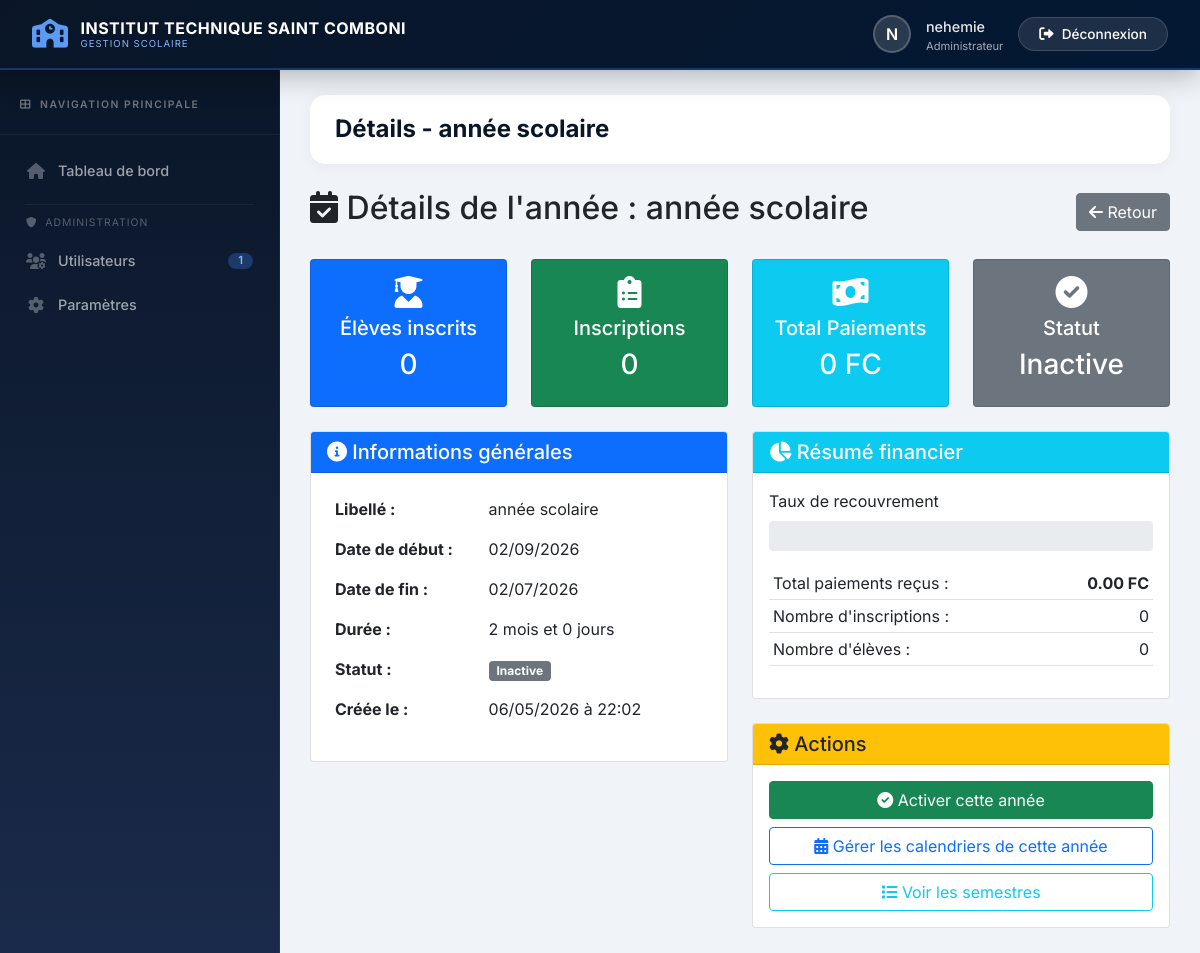
The app's page /gestion/annee_details.php?id=2 (signed in) with its own data.
### tables this page shows
CREATE TABLE `annees_academiques` (
  `id` int(11) NOT NULL,
  `libelle` varchar(20) NOT NULL,
  `date_debut` date NOT NULL,
  `date_fin` date NOT NULL,
  `actif` tinyint(1) DEFAULT 0,
  `created_at` timestamp NOT NULL DEFAULT current_timestamp()
);

### controllers/GestionController.php (called while the page is built, shortened)
<?php
require_once __DIR__ . '/../config/database.php';
require_once __DIR__ . '/../models/AnneeAcademique.php';
class GestionController extends Controller {
    private $anneeModel;
    public function __construct() {
        $this->anneeModel = new AnneeAcademique();
    }
    public function detailsAnnee($id) {
        $annee = $this->anneeModel->getWithStats($id);
        $this->render('gestion/annee_details', ['annee' => $annee]);
    }
}

### gestion/annee_details.php (called while the page is built, shortened)
<?php
require_once __DIR__ . '/../controllers/GestionController.php';
$controller = new GestionController();
$controller->detailsAnnee($_GET['id'] ?? 0);

### config/database.php (called while the page is built, shortened)
<?php
class Database {
    private static $instance = null;
    private $conn;
    private function __construct() {
        try {
            $dsn = 'mysql:host='.DB_HOST.';dbname='.DB_NAME.';charset=utf8mb4';
            $this->conn = new PDO($dsn, DB_USER, DB_PASS, [
                PDO::ATTR_ERRMODE => PDO::ERRMODE_EXCEPTION,
                PDO::ATTR_DEFAULT_FETCH_MODE => PDO::FETCH_ASSOC
            ]);
        } catch (PDOException $e) {
            die('Erreur de connexion : ' . $e->getMessage());
        }
    }
    public static function getInstance() {
        if (self::$instance === null) {
            self::$instance = new Database();
        }
        return self::$instance;
    }
    public function getConnection() {
        return $this->conn;
    }
}

### models/Model.php (called while the page is built, shortened)
<?php
require_once __DIR__ . '/../config/database.php';
class Model {
    public function __construct() {
        $this->db = Database::getInstance()->getConnection();
    }
}

### models/AnneeAcademique.php (called while the page is built, shortened)
<?php
require_once __DIR__ . '/Model.php';
class AnneeAcademique extends Model {
    public function getWithStats($id) {
        $sql = "SELECT aa.*,
                       COUNT(DISTINCT i.id) as nombre_inscriptions,
                       COUNT(DISTINCT e.id) as nombre_eleves,
                       COALESCE(SUM(p.montant_paye), 0) as total_paiements
                FROM annees_academiques aa
                LEFT JOIN inscriptions i ON aa.id = i.annee_id
                LEFT JOIN eleves e ON i.eleve_id = e.id
                LEFT JOIN paiements p ON i.id = p.inscription_id AND p.statut = 'valide'
                WHERE aa.id = :id
                GROUP BY aa.id";
        $stmt = $this->db->prepare($sql);
        $stmt->execute(['id' => $id]);
        return $stmt->fetch();
    }
}

### config/permissions.php (called while the page is built, shortened)
<?php
function isAdmin() {
    return isset($_SESSION['user_role']) && $_SESSION['user_role'] === 'admin';
}

### views/gestion/annee_details.php (the view, shortened to what this page needs)
<?php
$pageTitle = "Détails - " . ($annee['libelle'] ?? 'Année Académique');
?>
<div class="d-flex justify-content-between align-items-center mb-4">
    <h2><i class="fas fa-calendar-check"></i> Détails de l'année : <?php echo $annee['libelle'] ?? ''; ?></h2>
    <a href="<?php echo SITE_URL; ?>/gestion/annees.php" class="btn btn-secondary">
        <i class="fas fa-arrow-left"></i> Retour
    </a>
</div>
<?php if (!$annee): ?>
    <div class="alert alert-danger">
        <i class="fas fa-exclamation-triangle"></i> Année académique non trouvée.
    </div>
<?php else: ?>
<div class="row mb-4">
    <div class="col-md-3">
        <div class="card bg-primary text-white">
            <div class="card-body text-center">
                <i class="fas fa-user-graduate fa-2x mb-2"></i>
                <h5>Élèves inscrits</h5>
                <h3><?php echo $annee['nombre_eleves'] ?? 0; ?></h3>
            </div>
        </div>
    </div>
    <div class="col-md-3">
        <div class="card bg-success text-white">
            <div class="card-body text-center">
                <i class="fas fa-clipboard-list fa-2x mb-2"></i>
                <h5>Inscriptions</h5>
                <h3><?php echo $annee['nombre_inscriptions'] ?? 0; ?></h3>
            </div>
        </div>
    </div>
    <div class="col-md-3">
        <div class="card bg-info text-white">
            <div class="card-body text-center">
                <i class="fas fa-money-bill-wave fa-2x mb-2"></i>
                <h5>Total Paiements</h5>
                <h3><?php echo number_format($annee['total_paiements'] ?? 0, 0); ?> FC</h3>
            </div>
        </div>
    </div>
    <div class="col-md-3">
        <div class="card bg-<?php echo ($annee['actif'] ?? 0) ? 'success' : 'secondary'; ?> text-white">
            <div class="card-body text-center">
                <i class="fas fa-check-circle fa-2x mb-2"></i>
                <h5>Statut</h5>
                <h3><?php echo ($annee['actif'] ?? 0) ? 'ACTIVE' : 'Inactive'; ?></h3>
            </div>
        </div>
    </div>
</div>
<div class="row">
    <div class="col-md-6">
        <div class="card mb-4">
            <div class="card-header bg-primary text-white">
                <h5 class="mb-0"><i class="fas fa-info-circle"></i> Informations générales</h5>
            </div>
            <div class="card-body">
                <table class="table table-borderless">
                    <tr>
                        <td width="40%"><strong>Libellé :</strong></td>
                        <td><?php echo $annee['libelle']; ?></td>
                    </tr>
                    <tr>
                        <td><strong>Date de début :</strong></td>
                        <td><?php echo date('d/m/Y', strtotime($annee['date_debut'])); ?></td>
                    </tr>
                    <tr>
                        <td><strong>Date de fin :</strong></td>
                        <td><?php echo date('d/m/Y', strtotime($annee['date_fin'])); ?></td>
                    </tr>
                    <tr>
                        <td><strong>Durée :</strong></td>
                        <td>
                            <?php
                            $debut = new DateTime($annee['date_debut']);
                            $fin = new DateTime($annee['date_fin']);
                            $diff = $debut->diff($fin);
                            echo $diff->m . ' mois et ' . $diff->d . ' jours';
                            ?>
                        </td>
                    </tr>
                    <tr>
                        <td><strong>Statut :</strong></td>
                        <td>
                            <span class="badge bg-<?php echo $annee['actif'] ? 'success' : 'secondary'; ?>">
                                <?php echo $annee['actif'] ? 'Active' : 'Inactive'; ?>
                            </span>
                        </td>
                    </tr>
                    <tr>
                        <td><strong>Créée le :</strong></td>
                        <td><?php echo date('d/m/Y à H:i', strtotime($annee['created_at'] ?? 'now')); ?></td>
                    </tr>
                </table>
            </div>
        </div>
    </div>
    <div class="col-md-6">
        <div class="card mb-4">
            <div class="card-header bg-info text-white">
                <h5 class="mb-0"><i class="fas fa-chart-pie"></i> Résumé financier</h5>
            </div>
            <div class="card-body">
                <div class="mb-3">
                    <label class="form-label">Taux de recouvrement</label>
                    <div class="progress" style="height: 30px;">
                    </div>
                </div>
                <table class="table table-sm">
                    <tr>
                        <td>Total paiements reçus :</td>
                        <td class="text-end fw-bold"><?php echo number_format($annee['total_paiements'] ?? 0, 2); ?> FC</td>
                    </tr>
                    <tr>
                        <td>Nombre d'inscriptions :</td>
                        <td class="text-end"><?php echo $annee['nombre_inscriptions'] ?? 0; ?></td>
                    </tr>
                    <tr>
                        <td>Nombre d'élèves :</td>
                        <td class="text-end"><?php echo $annee['nombre_eleves'] ?? 0; ?></td>
                    </tr>
                </table>
            </div>
        </div>
        <div class="card">
            <div class="card-header bg-warning">
                <h5 class="mb-0"><i class="fas fa-cog"></i> Actions</h5>
            </div>
            <div class="card-body">
                <div class="d-grid gap-2">
                    <?php if (!($annee['actif'] ?? 0)): ?>
                    <a href="<?php echo SITE_URL; ?>/gestion/annee_activer.php?id=<?php echo $annee['id']; ?>"
                       class="btn btn-success"
                       onclick="return confirm('Activer cette année ? Les autres années seront désactivées.')">
                        <i class="fas fa-check-circle"></i> Activer cette année
                    </a>
                    <?php endif; ?>
                    <a href="<?php echo SITE_URL; ?>/gestion/calendriers.php" class="btn btn-outline-primary">
                        <i class="fas fa-calendar-alt"></i> Gérer les calendriers de cette année
                    </a>
                    <a href="<?php echo SITE_URL; ?>/gestion/semestres.php?annee_id=<?php echo $annee['id']; ?>" class="btn btn-outline-info">
                        <i class="fas fa-list"></i> Voir les semestres
                    </a>
                </div>
            </div>
        </div>
    </div>
</div>
<?php endif; ?>
<?php
$content = ob_get_clean();
require_once __DIR__ . '/../template.php';
?>

### views/template.php (shortened to what this page needs)
<?php
$school = defined('SCHOOL_NAME') ? SCHOOL_NAME : 'Institut Technique Saint Komboni';
require_once __DIR__ . '/../config/permissions.php';
?>
<!DOCTYPE html>
<html lang="fr">
<head>
    <link href="https://cdn.jsdelivr.net/npm/bootstrap@5.1.3/dist/css/bootstrap.min.css" rel="stylesheet">
    <link href="https://cdnjs.cloudflare.com/ajax/libs/font-awesome/6.0.0/css/all.min.css" rel="stylesheet">
    <link href="https://cdn.datatables.net/1.11.5/css/dataTables.bootstrap5.min.css" rel="stylesheet">
</head>
<body>
    <nav class="navbar navbar-custom navbar-expand-lg">
        <div class="container-fluid">
            <a class="navbar-brand" href="<?php echo defined('SITE_URL') ? SITE_URL : '/'; ?>">
                <i class="fas fa-school"></i>
                <span class="brand-text">
                    <span class="school-name"><?php echo $school; ?></span>
                    <span class="school-sub">Gestion Scolaire</span>
                </span>
            </a>
            <div class="collapse navbar-collapse" id="navbarUser">
                <?php if(isset($_SESSION['user_id'])): ?>
                <ul class="navbar-nav ms-auto">
                    <li class="nav-item">
                        <div class="user-info">
                            <div class="user-avatar">
                                <?php echo strtoupper(substr($_SESSION['user_name'] ?? 'U', 0, 1)); ?>
                            </div>
                            <div>
                                <span class="user-name"><?php echo $_SESSION['user_name'] ?? 'Utilisateur'; ?></span>
                                <span class="user-role">
                                    <?php
                                    $roleLabels = [
                                        'admin' => 'Administrateur',
                                        'caissier' => 'Caissier',
                                        'secretaire' => 'Secrétaire',
                                        'comptable' => 'Comptable'
                                    ];
                                    echo $roleLabels[$_SESSION['user_role']] ?? $_SESSION['user_role'] ?? 'Utilisateur';
                                    ?>
                                </span>
                            </div>
                            <a href="<?php echo defined('SITE_URL') ? SITE_URL . '/auth/logout.php' : '/auth/logout.php'; ?>" class="btn-logout">
                                <i class="fas fa-sign-out-alt"></i> Déconnexion
                            </a>
                        </div>
                    </li>
                </ul>
                <?php endif; ?>
            </div>
        </div>
    </nav>
    <?php if(isset($_SESSION['user_id'])): ?>
    <div class="sidebar" id="sidebar">
        <div class="sidebar-header">
            <small><i class="fas fa-th-large me-1"></i> Navigation principale</small>
        </div>
        <ul class="nav flex-column">
            <li class="nav-item">
                <a class="nav-link <?php echo basename($_SERVER['PHP_SELF']) == 'dashboard.php' ? 'active' : ''; ?>"
                   href="<?php echo defined('SITE_URL') ? SITE_URL . '/dashboard.php' : '/dashboard.php'; ?>">
                    <i class="fas fa-home"></i> Tableau de bord
                </a>
            </li>
            <?php if(isAdmin()): ?>
            <li class="nav-divider"></li>
            <li class="nav-item">
                <small style="color:rgba(255,255,255,0.3); padding: 0 16px 8px; font-size:0.65rem; text-transform:uppercase; letter-spacing:1px; display:block;">
                    <i class="fas fa-shield-alt me-1"></i> Administration
                </small>
            </li>
            <li class="nav-item">
                <a class="nav-link <?php echo strpos($_SERVER['PHP_SELF'], 'utilisateurs.php') !== false ? 'active' : ''; ?>"
                   href="<?php echo defined('SITE_URL') ? SITE_URL . '/gestion/utilisateurs.php' : '/gestion/utilisateurs.php'; ?>">
                    <i class="fas fa-users-cog"></i> Utilisateurs
                    <span class="badge">
                        <?php
                        try {
                            $db = Database::getInstance()->getConnection();
                            $count = $db->query("SELECT COUNT(*) FROM utilisateurs WHERE actif = 1")->fetchColumn();
                            echo $count;
                        } catch (Exception $e) {
                            echo '0';
                        }
                        ?>
                    </span>
                </a>
            </li>
            <li class="nav-item">
                <a class="nav-link <?php echo strpos($_SERVER['PHP_SELF'], 'parametres.php') !== false ? 'active' : ''; ?>"
                   href="<?php echo defined('SITE_URL') ? SITE_URL . '/gestion/parametres.php' : '/gestion/parametres.php'; ?>">
                    <i class="fas fa-cog"></i> Paramètres
                </a>
            </li>
            <?php endif; ?>
        </ul>
    </div>
    <?php endif; ?>
    <div class="main-content" id="mainContent">
        <?php if(isset($pageTitle)): ?>
        <div class="page-header">
            <div>
                <h4>
                    <?php echo $pageTitle; ?>
                </h4>
            </div>
        </div>
        <?php endif; ?>
        <?php echo $content ?? ''; ?>
    </div>
</body>
</html>

### records on screen
annees_academiques: libelle "Détails - année scolaire", libelle "année scolaire", date_debut "02/09/2026", date_fin "02/07/2026", id "2", date_debut+date_fin "0", created_at "06/05/2026 à 22:02"

### other values on screen
$school "INSTITUT TECHNIQUE SAINT COMBONI"
substr($_SESSION['user_name'] ?? 'U', 0, 1) "N"
$_SESSION['user_name'] "nehemie"
$roleLabels[$_SESSION['user_role']] "Administrateur"
$count "1"
$annee['nombre_eleves'] "0"
$annee['nombre_inscriptions'] "0"
$annee['total_paiements'] "0"
$annee['total_paiements'] "0.00"
